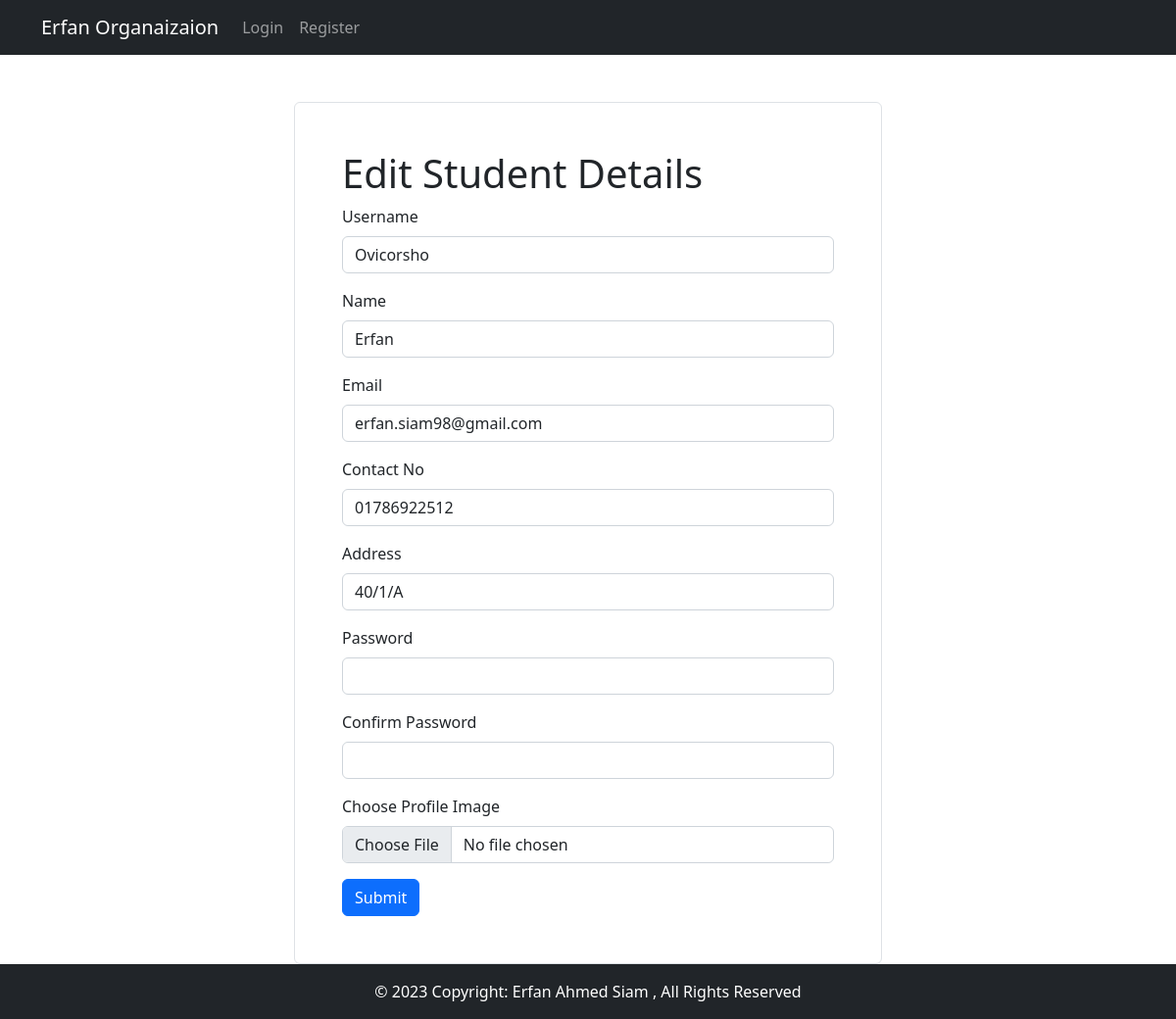
The app's page /edit-student.php?id=46 with its own data.
### tables this page shows
CREATE TABLE IF NOT EXISTS `users` (
  `id` int unsigned NOT NULL AUTO_INCREMENT,
  `username` varchar(50) NOT NULL,
  `name` varchar(50) DEFAULT NULL,
  `email` varchar(50) DEFAULT NULL,
  `phone` varchar(50) DEFAULT NULL,
  `address` varchar(500) DEFAULT NULL,
  `image` varchar(1024) DEFAULT NULL,
  `password` varchar(500) DEFAULT NULL,
  `isAdmin` int DEFAULT '0',
  PRIMARY KEY (`id`)
);

### core/Database.php (called while the page is built, shortened)
<?php
class Database{
    public $connection;
    public function __construct(){
        $host = Config::DATABASE_HOST->value;
        $dbname = Config::DATABASE_NAME->value;
        $port = Config::DATABASE_PORT->value;
        $username = Config::DATABASE_USERNAME->value;
        $password = Config::DATABASE_PASSWORD->value;
        $dsn = "mysql:host=$host;dbname=$dbname;user=$username;password=$password;port=$port";
        $this->connection = new PDO($dsn);
    }
    public function query($query){
        $statement = $this->connection->prepare($query);
        $statement->execute();
        return $statement;
    }
}

### edit-student.php (the view, shortened to what this page needs)
<?php require 'partials/header.view.php'; ?>
<?php
require_once "./core/Database.php";
    $id = $_GET['id'];
    $db = new Database();
    $sql = "SELECT * FROM users WHERE id='$id'";
    $result = $db->query($sql);
    $result = $result->fetch(PDO::FETCH_ASSOC);
?>
<form  action="controller/Admin/edit.php"
        method="POST" enctype="multipart/form-data"
        class="container mt-5 w-50 m-auto border border-lg rounded p-5">
    <h1>Edit Student Details</h1>
  <div class="mb-3">
    <label class="form-label">Username</label>
    <input type="text" class="form-control" name="username" value="<?=$result['username']?>" required>
  </div>
  <div class="mb-3">
    <label class="form-label">Name</label>
    <input type="text" class="form-control" name="name" value=<?=$result['name']?> required>
  </div>
  <div class="mb-3">
    <label class="form-label">Email</label>
    <input type="email" class="form-control" name="email" value=<?=$result['email']?> required>
  </div>
  <div class="mb-3">
    <label class="form-label">Contact No</label>
    <input type="number" class="form-control" name="contact" value=<?=$result['phone']?> required>
  </div>
  <div class="mb-3">
    <label class="form-label">Address</label>
    <input type="text" class="form-control" name="address" value=<?=$result['address']?> required>
  </div>
  <div class="mb-3">
    <label class="form-label">Password</label>
    <input type="password" class="form-control" name="password" >
  </div>
  <div class="mb-3">
    <label class="form-label">Confirm Password</label>
    <input type="password" class="form-control" name="confirm_password">
  </div>
  <div class="mb-3">
    <label class="form-label">Choose Profile Image</label>
    <input type="file" class="form-control" name="image">
  </div>
  <button type="submit" class="btn btn-primary">Submit</button>
</form>
<?php require 'partials/footer.view.php'; ?>

### records on screen
users: username "Ovicorsho", email "erfan.siam98@gmail.com", contact "01786922512"
